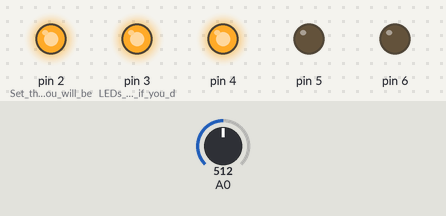
A sketch run on a simulated Arduino Uno, built with avr-gcc and run on an emulated ATmega328P. Shown: output pins drawn as LEDs (lit = HIGH). The inputs (shaded band) are chosen by the test bench; at power-on: A0 = 512.

Above: at 1.2 s.
1.3 s: A0 set to 436
2.8 s: A0 set to 411
At 3.1 s:
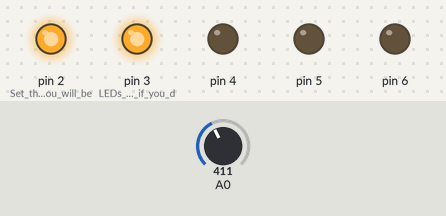
4.3 s: A0 set to 233
5.8 s: A0 set to 216
At 6.6 s:
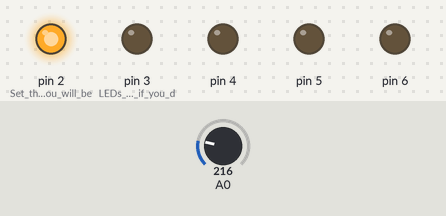
7.3 s: A0 set to 25
8.8 s: A0 set to 19
At 10.0 s:
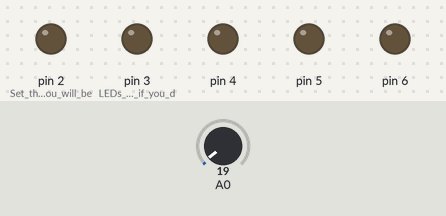
Timing chart, 0 to 11.3 s (numbered marks = the images above; inputs shaded):
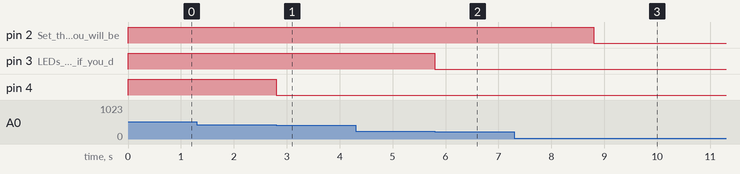

The sketch:

POT_RaisingTheBar.ino
```cpp
  // int is the variable type. ints are positive or negative whole numbers
 int Sensor;//This line makes a variable called sensor that can read the value of the sensor
// the setup routine runs once when you press reset:
void setup() {

 Sensor = 1000;//This line assigns the value of 1000 to the variable WaitTime. Now wherever you use WaitTime the program will see 1000

  // initialize the digital pin as an output.
  pinMode(2, OUTPUT);//Set the Pins you will be Using to Outputs
  pinMode(3, OUTPUT);//LEDs Will be dim if you do not
  pinMode(4, OUTPUT);
  pinMode(5, OUTPUT);
  pinMode(6, OUTPUT);

}

// the loop routine runs over and over again forever:
void loop() {
  //HIGH turns a pin on or +5 Volts
  //LOW turns a pin off or 0 Volts

 Sensor = analogRead(A0);
  if(Sensor >=823){
  digitalWrite(2, HIGH);
  digitalWrite(3, HIGH);
  digitalWrite(4, HIGH);
  digitalWrite(5, HIGH);
  digitalWrite(6, HIGH);
  } else if (Sensor >= 623 && Sensor < 823){
  digitalWrite(2, HIGH);
  digitalWrite(3, HIGH);
  digitalWrite(4, HIGH);
  digitalWrite(5, HIGH);
  digitalWrite(6, LOW);
  } else if (Sensor >= 423 && Sensor < 623){
  digitalWrite(2, HIGH);
  digitalWrite(3, HIGH);
  digitalWrite(4, HIGH);
  digitalWrite(5, LOW);
  digitalWrite(6, LOW);
  } else if (Sensor >= 223 && Sensor < 423){
  digitalWrite(2, HIGH);
  digitalWrite(3, HIGH);
  digitalWrite(4, LOW);
  digitalWrite(5, LOW);
  digitalWrite(6, LOW);
  } else if (Sensor >= 23 && Sensor <223){
  digitalWrite(2, HIGH);
  digitalWrite(3, LOW);
  digitalWrite(4, LOW);
  digitalWrite(5, LOW);
  digitalWrite(6, LOW);
  } else {
  digitalWrite(2, LOW);
  digitalWrite(3, LOW);
  digitalWrite(4, LOW);
  digitalWrite(5, LOW);
  digitalWrite(6, LOW);
  }
}
```

Measured:
- the behaviour switches between 423 and 422 on A0 (found by bisection; images 0 and 1)
- the behaviour switches between 223 and 222 on A0 (found by bisection; images 1 and 2)
- the behaviour switches between 23 and 22 on A0 (found by bisection; images 2 and 3)
- after the input at 1.3 s, every drawn part: stays the same
- after the input at 2.8 s, pin 4: HIGH → LOW at once
- after the input at 4.3 s, every drawn part: stays the same
- after the input at 5.8 s, pin 3 (LEDs_Will_be_dim_if_you_d): HIGH → LOW at once
- after the input at 7.3 s, every drawn part: stays the same
- after the input at 8.8 s, pin 2 (Set_the_Pins_you_will_be): HIGH → LOW at once
